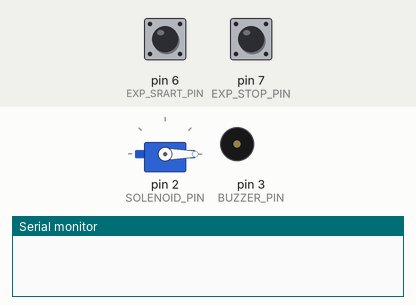
The sketch below on a simulated Arduino Leonardo, built with avr-gcc and run on an emulated ATmega32U4. Shown: servo, buzzer (waves = sounding, pin HIGH), the last lines printed to the serial monitor. The inputs (shaded band) are chosen by the test bench; at power-on: pin 6 (EXP_SRART_PIN) HIGH, pin 7 (EXP_STOP_PIN) HIGH.

Above: at 2.5 s.
2.6 s: pin 6 (EXP_SRART_PIN) pulled LOW for 0.15 s
At 3.4 s:
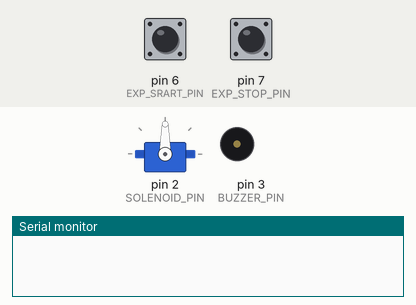
4.2 s: pin 7 (EXP_STOP_PIN) pulled LOW for 0.15 s
At 4.8 s:
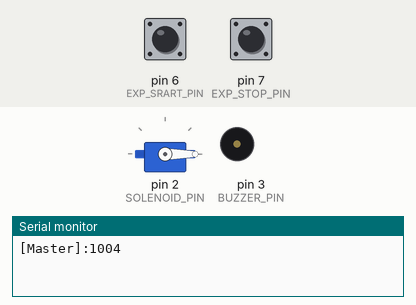
Timing chart, 0 to 7.2 s (numbered marks = the images above; inputs shaded):
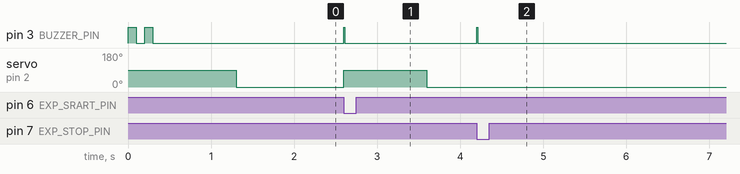

The sketch:

Master.ino
```cpp
/*---------------------------------------------------------------------
             Bumper beam collision experiment Master Board
                          Board : Arduino Mega 2560
                          Coded by Chanwoochan


                            kcwjoma@naver.com
                         github.com/chanwoochan
-----------------------------------------------------------------------*/
#define EXP_SRART_PIN 6
#define EXP_STOP_PIN 7
#define SOLENOID_PIN 2
#define BUZZER_PIN 3

#include "master.h"

ExpState solenoid;                                        // 솔레노이드 클래스 객체 생성
BeepInnturupt BEEP;                                                   // 부저 인터럽트 클래스 객체 생성
ButtonAction expStop; ButtonAction sol;                               // 버튼액션 클래스 객체 생성
Servo servo;

void setup(void) {
  servo.attach(SOLENOID_PIN);
  pinMode(EXP_SRART_PIN,INPUT_PULLUP); pinMode(EXP_STOP_PIN,INPUT_PULLUP);                   // 버튼 핀 설정
  pinMode(SOLENOID_PIN,OUTPUT); pinMode(BUZZER_PIN,OUTPUT);                               // 릴레이, 부저 제어 핀
  digitalWrite(SOLENOID_PIN,LOW); digitalWrite(BUZZER_PIN,LOW);
  Serial.begin(57600);
  Serial1.begin(57600);
  digitalWrite(BUZZER_PIN,HIGH); delay(100); digitalWrite(BUZZER_PIN,LOW); delay(100);
  digitalWrite(BUZZER_PIN,HIGH); delay(100); digitalWrite(BUZZER_PIN,LOW);              // SerialBegin 후 알림 비프
  delay(1000);
}

void loop(void) {
  expStop.buttonAction(EXP_STOP_PIN, "[Master]:1004\n");                         // 측정종료 버튼 인터럽트
  sol.buttonAction(EXP_SRART_PIN);                                                // 솔레노이드 버튼 인터럽트
  solenoid.expInnturupt();
  BEEP.beepInnturupt();                                               // 부저 상태 인터럽트
  if(Serial1.available()) {                                           // Slave_1에서 받아온 데이터 값 serial(MATLAB)로 전송
    String inputStr = Serial1.readStringUntil('\n');
    Serial.println(inputStr);
  }
}
```

ButtonAction.ino
```cpp
// 버튼액션을 위한 클래스 함수 정의
// github.com/chanwoochan

#include "master.h"

ButtonAction::ButtonAction(){                             // 생성자
  button_state = 0;                                       // 버튼입력상태
}

void ButtonAction::buttonAction (int pin){                // 솔래노이드 버튼 액션
  if(digitalRead(pin)==LOW) {
    if(button_state == 0) {
      solenoid.startExp(1000);                            // 솔레노이드의 상태 변경
      button_state = 1;
      BEEP.beep(10);                                      // BEEP
      delayMicroseconds(50);                              // 채터링 방지
    }
  }else button_state = 0;
}

void ButtonAction::buttonAction (int pin, String str){    // 시리얼 문자열 입력 버튼 액션
  if(digitalRead(pin)==LOW) {
    if(button_state == 0) {
      Serial.print(str);                                  // Serial에 문자열 전송
      button_state = 1;
      BEEP.beep(10);                                     // BEEP
      delayMicroseconds(50);                              // 채터링 방지
    }
  }else button_state = 0;
}
```

Buzzer.ino
```cpp
// 부저 컨트롤을 위한 클래스 함수 정의
// github.com/chanwoochan

#include "master.h"

BeepInnturupt::BeepInnturupt(){       // 생성자
  Beep_time = 0;                     // 부저 작동상태
}

void BeepInnturupt::beepInnturupt(){  // 부저 작동 인터럽트
  if(Beep_time > millis()) {
    digitalWrite(BUZZER_PIN,HIGH);
  } else digitalWrite(BUZZER_PIN,LOW);
}

void BeepInnturupt::beep(int Time){   // 부저 작동 Time = ms
  Beep_time = Time * 1.0 + millis();
}
```

Solenoid.ino
```cpp
// 솔레노이드 컨트롤을 위한 클래스 함수 정의
// github.com/chanwoochan

#include "master.h"


ExpState::ExpState(){           // 생성자
  sol_time = 0;                 // 솔레노이드 상태
}

void ExpState::expInnturupt (){    // 솔레노이드 상태 변경
  if(sol_time > millis()) {
    servo.write(90);
  } else servo.write(0);
}

void ExpState::startExp(int Time){   // 솔레노이드 작동 Time = ms
  sol_time = Time * 1.0 + millis();
}
```

master.h
```cpp
// Master 함수 선언 헤더파일
// github.com/chanwoochan

#ifndef MASTER_H
#define MASTER_H

#include <Wire.h>
#include <LiquidCrystal_I2C.h>
#include <Servo.h>

//ButtonAction.ino
class ButtonAction {
    bool button_state;
  public:
    ButtonAction();
    void buttonAction (int pin);
    void buttonAction (int pin, String str);
};

//Solenoid.ino
class ExpState {
    double sol_time;
  public:
    ExpState();
    void expInnturupt();
    void startExp(int Time);
};

//Buzzer.ino
class BeepInnturupt {
    double Beep_time;
  public:
    BeepInnturupt();
    void beepInnturupt();
    void beep(int Time);
};

#endif
```

Measured:
- after the input at 2.6 s, pin 3 (BUZZER_PIN): LOW → HIGH at once, → LOW 0.01 s later; servo on pin 2 (SOLENOID_PIN): 0° → 90° at once, → 0° 1.0 s later
- after the input at 4.2 s, pin 3 (BUZZER_PIN): LOW → HIGH at once, → LOW 0.01 s later
